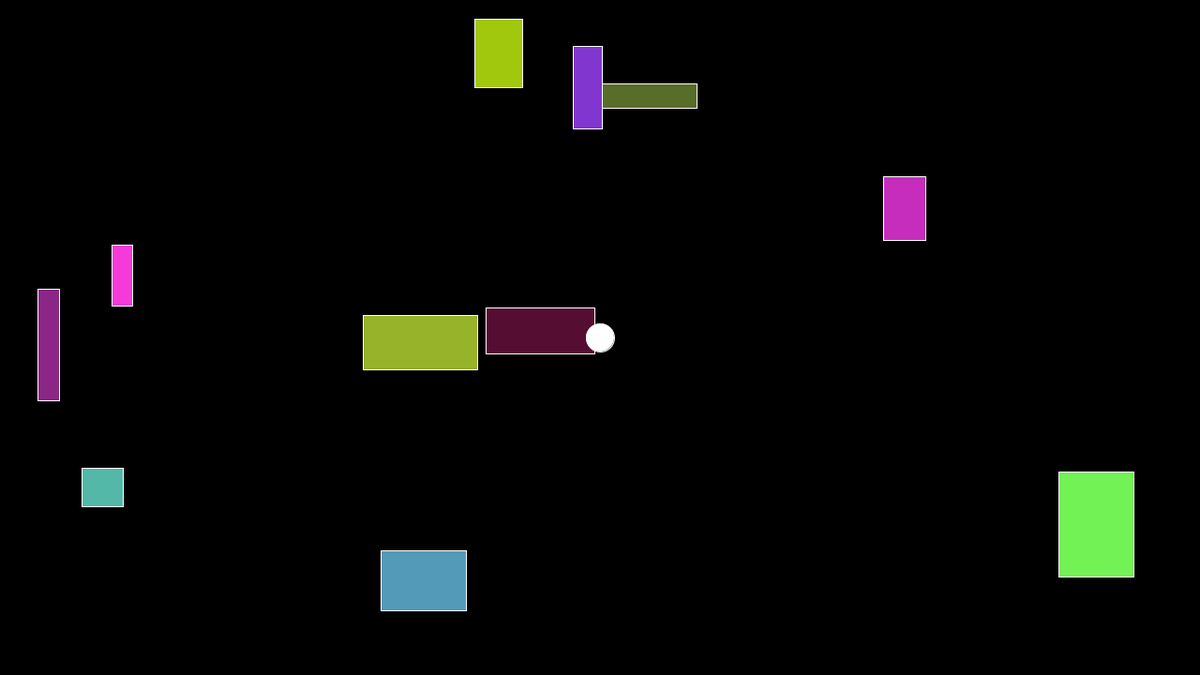
Frame 1 (no input)
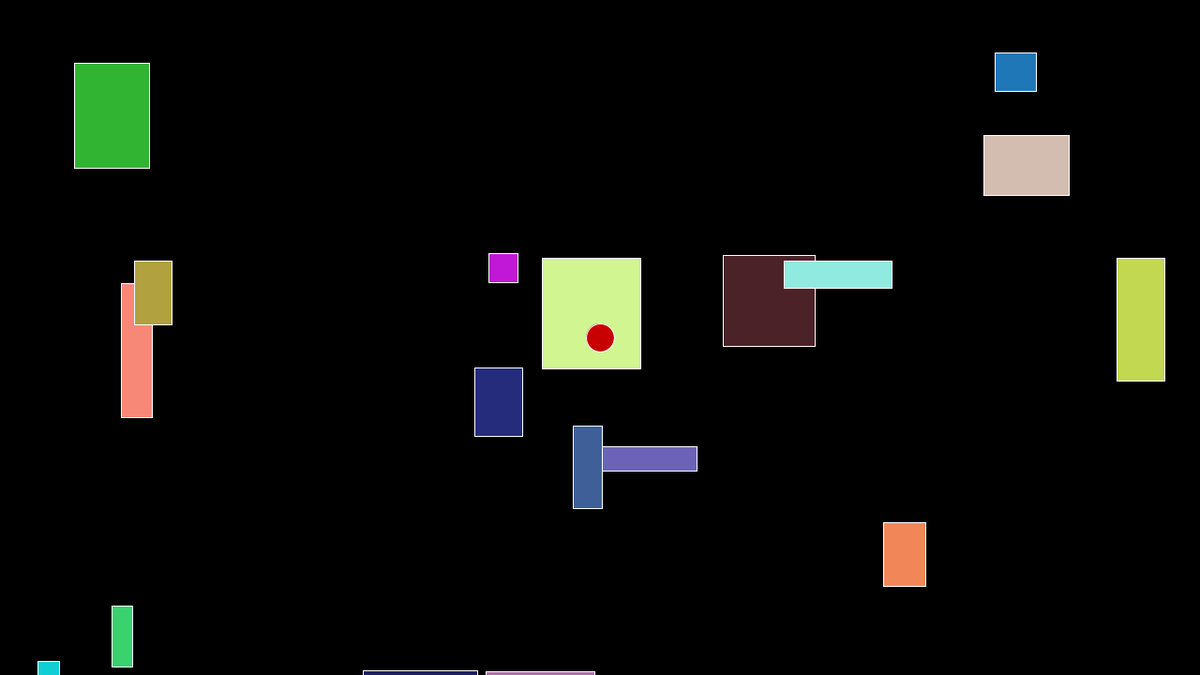
Frame 60 (the mouse pressed at the canvas centre just before this capture)
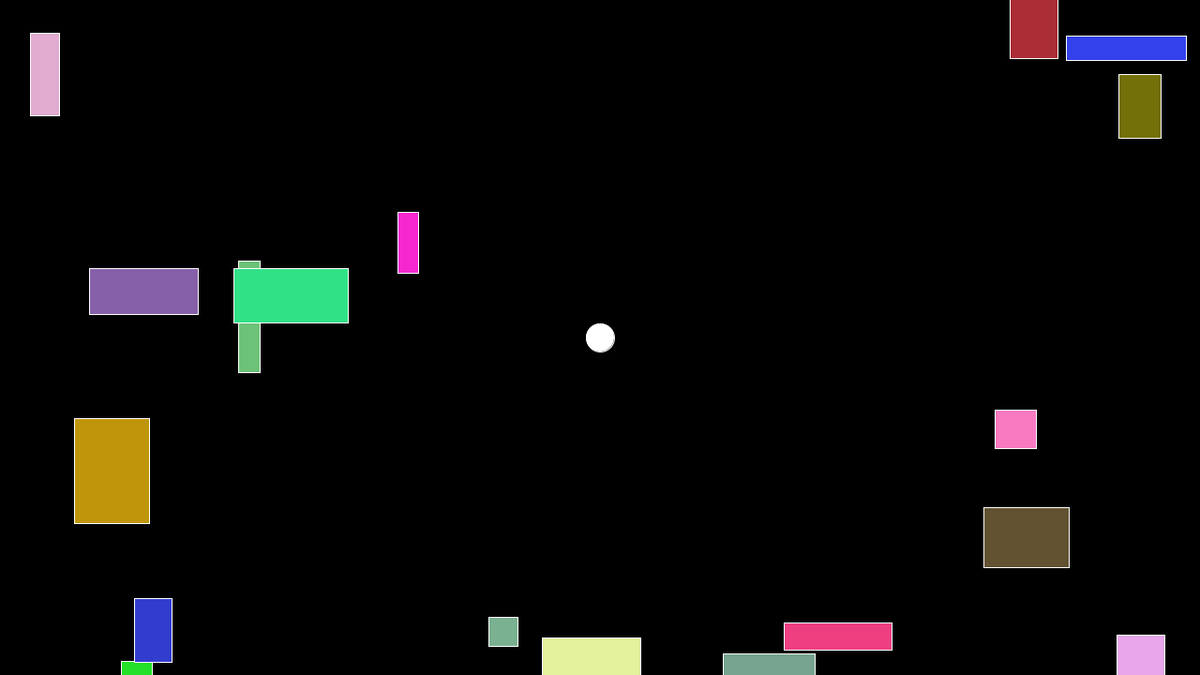
Frame 120 (the mouse held since frame 60 and released just before this capture)

The Processing sketch that drew these frames (run headless with seeded random() and noise(); from frame 60 on, the mouse is pressed at the canvas centre):

// Processing sketch: processing_150231
// ── processing_150231.pde

int ellipsex0 = 640;
int ellipsey0 = 360;
int ellipsew = 30;
int ellipseh = 30;
int speed = 30;
int red = color(200,0,0);
int white = color(255);
int black = color(0);

boolean kollision = false;

class Rechteck {
  int x0, y0, w, h;
  Rechteck() {
    x0=round(random(width));
    y0=round(random(width));
    w=round(random(20, 150));
    h=round(random(20, 150));
  }
  void update() {
    y0=y0+round(random(3, 10));
    if (y0>height) {
      y0=-100;
      x0=round(random(width));
    }
  }
  void draw() {
    fill(round(random(0, 255)), round(random(0, 255)), round(random(0, 255)));
    rect(x0, y0, w, h);
    stroke(white);
  }
}

Rechteck[] array=new Rechteck[round(random(15, 20))];


void setup() {
  size(1280, 720);
  for (int i=0; i<array.length; i++) {
    array[i]=new Rechteck();
  }
}


void draw() {
  background(0);
  for (int i=0; i<array.length; i++) {
    array[i].draw();
    array[i].update();
  }

  boolean kollision=false;
  for (int i=0; i<array.length; i++) {
    int x0=array[i].x0;
    int y0=array[i].y0;
    int w=array[i].w;
    int h=array[i].h;
    if (x0+w>ellipsex0) {
      if (x0<ellipsex0+ellipsew) {
        if (y0+h>ellipsey0) {
          if (y0<ellipsey0+ellipseh) {
            kollision=true;
          }
        }
      }
    }
  }
  if (kollision) {
    fill(red);
  } else {
    fill(white);
  }
  ellipse(ellipsex0, ellipsey0, ellipsew, ellipseh);
  ellipseMode(CENTER);
}


void keyPressed() {
  if (key == CODED) {
    if (keyCode == UP) {
      ellipsey0-=speed;
    } else if (keyCode == DOWN) {
      ellipsey0+=speed;
    }
  }
  if (key == CODED) {
    if (keyCode == LEFT) {
      ellipsex0-=speed;
    } else if (keyCode == RIGHT) {
      ellipsex0+=speed;
    }
  }
  if (key == 'w') {
    ellipsey0-=speed;
  } else if (key == 's') {
    ellipsey0+=speed;
  }
  if (key == 'a') {
    ellipsex0-=speed;
  } else if (key == 'd') {
    ellipsex0+=speed;
  }
  ellipsex0=constrain(ellipsex0, 0, width);
  ellipsey0=constrain(ellipsey0, 0, height);
}
